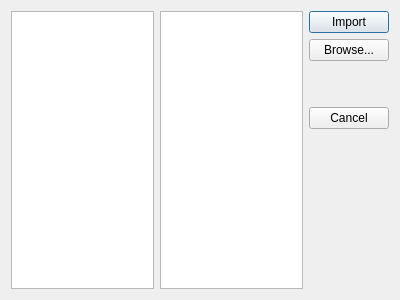
<?xml version="1.0" encoding="UTF-8"?>
<ui version="4.0">
 <class>ImportUserDictDialog</class>
 <widget class="QDialog" name="ImportUserDictDialog">
  <property name="geometry">
   <rect>
    <x>0</x>
    <y>0</y>
    <width>400</width>
    <height>300</height>
   </rect>
  </property>
  <property name="windowTitle">
   <string>Import Dictionary From Project</string>
  </property>
  <property name="windowIcon">
   <iconset resource="pics.qrc">
    <normaloff>:/pics/plume-creator.png</normaloff>:/pics/plume-creator.png</iconset>
  </property>
  <property name="locale">
   <locale language="English" country="UnitedStates"/>
  </property>
  <layout class="QHBoxLayout" name="horizontalLayout">
   <item>
    <widget class="QListWidget" name="projectsListWidget">
     <property name="editTriggers">
      <set>QAbstractItemView::NoEditTriggers</set>
     </property>
     <property name="showDropIndicator" stdset="0">
      <bool>false</bool>
     </property>
     <property name="alternatingRowColors">
      <bool>true</bool>
     </property>
    </widget>
   </item>
   <item>
    <widget class="QListWidget" name="userDictListWidget">
     <property name="wordWrap">
      <bool>true</bool>
     </property>
     <property name="sortingEnabled">
      <bool>true</bool>
     </property>
    </widget>
   </item>
   <item>
    <layout class="QVBoxLayout" name="verticalLayout" stretch="0,0,0,0,2">
     <item>
      <widget class="QPushButton" name="importButton">
       <property name="text">
        <string>Import</string>
       </property>
      </widget>
     </item>
     <item>
      <widget class="QPushButton" name="browseButton">
       <property name="text">
        <string>Browse...</string>
       </property>
      </widget>
     </item>
     <item>
      <spacer name="verticalSpacer">
       <property name="orientation">
        <enum>Qt::Vertical</enum>
       </property>
       <property name="sizeHint" stdset="0">
        <size>
         <width>20</width>
         <height>40</height>
        </size>
       </property>
      </spacer>
     </item>
     <item>
      <widget class="QPushButton" name="cancelButton">
       <property name="text">
        <string>Cancel</string>
       </property>
      </widget>
     </item>
     <item>
      <spacer name="verticalSpacer_2">
       <property name="orientation">
        <enum>Qt::Vertical</enum>
       </property>
       <property name="sizeHint" stdset="0">
        <size>
         <width>20</width>
         <height>40</height>
        </size>
       </property>
      </spacer>
     </item>
    </layout>
   </item>
  </layout>
 </widget>
 <resources>
  <include location="pics.qrc"/>
 </resources>
 <connections>
  <connection>
   <sender>cancelButton</sender>
   <signal>clicked()</signal>
   <receiver>ImportUserDictDialog</receiver>
   <slot>reject()</slot>
   <hints>
    <hint type="sourcelabel">
     <x>344</x>
     <y>125</y>
    </hint>
    <hint type="destinationlabel">
     <x>485</x>
     <y>119</y>
    </hint>
   </hints>
  </connection>
  <connection>
   <sender>importButton</sender>
   <signal>clicked()</signal>
   <receiver>ImportUserDictDialog</receiver>
   <slot>accept()</slot>
   <hints>
    <hint type="sourcelabel">
     <x>370</x>
     <y>24</y>
    </hint>
    <hint type="destinationlabel">
     <x>459</x>
     <y>23</y>
    </hint>
   </hints>
  </connection>
 </connections>
</ui>
